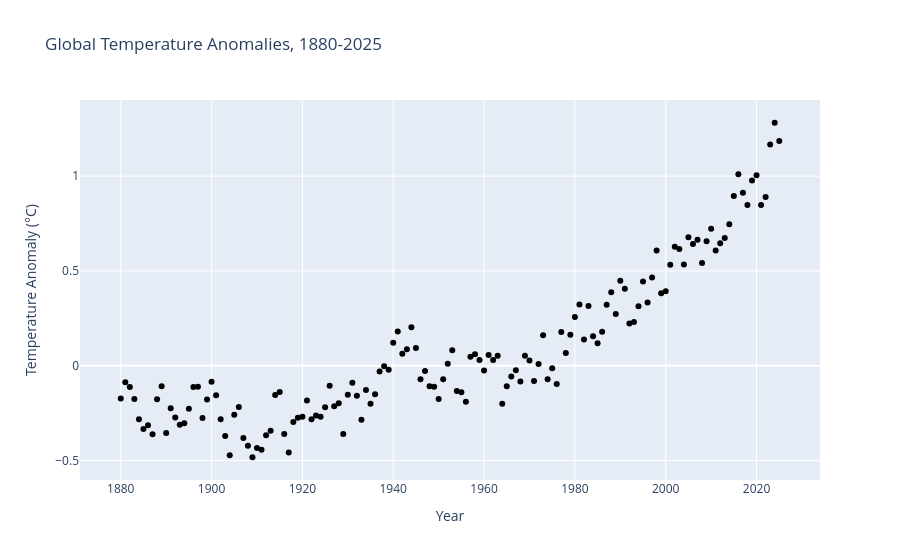

The code cell stored with this chart in its notebook:
### Code cell
temps = pd.read_csv('https://raw.githubusercontent.com/ntstevens/DATSC101/refs/heads/main/data/global_temperature_change.csv')
temps["Year"] = temps["Year"].astype(int)

fig = px.scatter(temps, x = "Year", y = "Temp_Anomaly",
                 title = "Global Temperature Anomalies, 1880-2025",
                 labels = {"Temp_Anomaly": "Temperature Anomaly (°C)"},
                 color_discrete_sequence = ["black"],
                 height = 550)
fig.show()

### Figure 1 — Plotly figure (JSON) as saved in the notebook; plotly's stock layout.template omitted (floating-point values rounded to 4 significant figures; data arrays with more than 128 entries replaced by an {"elided": "..."} marker saying what was removed)
{"data": [{"hovertemplate": "Year=%{x}<br>Temperature Anomaly (°C)=%{y}<extra></extra>", "legendgroup": "", "marker": {"color": "black", "symbol": "circle"}, "mode": "markers", "name": "", "orientation": "v", "showlegend": false, "type": "scatter", "x": {"elided": "146 int values"}, "xaxis": "x", "y": {"elided": "146 float values"}, "yaxis": "y"}], "layout": {"autosize": true, "legend": {"tracegroupgap": 0}, "title": {"text": "Global Temperature Anomalies, 1880-2025"}, "xaxis": {"anchor": "y", "autorange": true, "domain": [0, 1], "range": [1871.0, 2034.0], "title": {"text": "Year"}, "type": "linear"}, "yaxis": {"anchor": "x", "autorange": true, "domain": [0, 1], "range": [-0.6031, 1.402], "title": {"text": "Temperature Anomaly (°C)"}, "type": "linear"}}}
